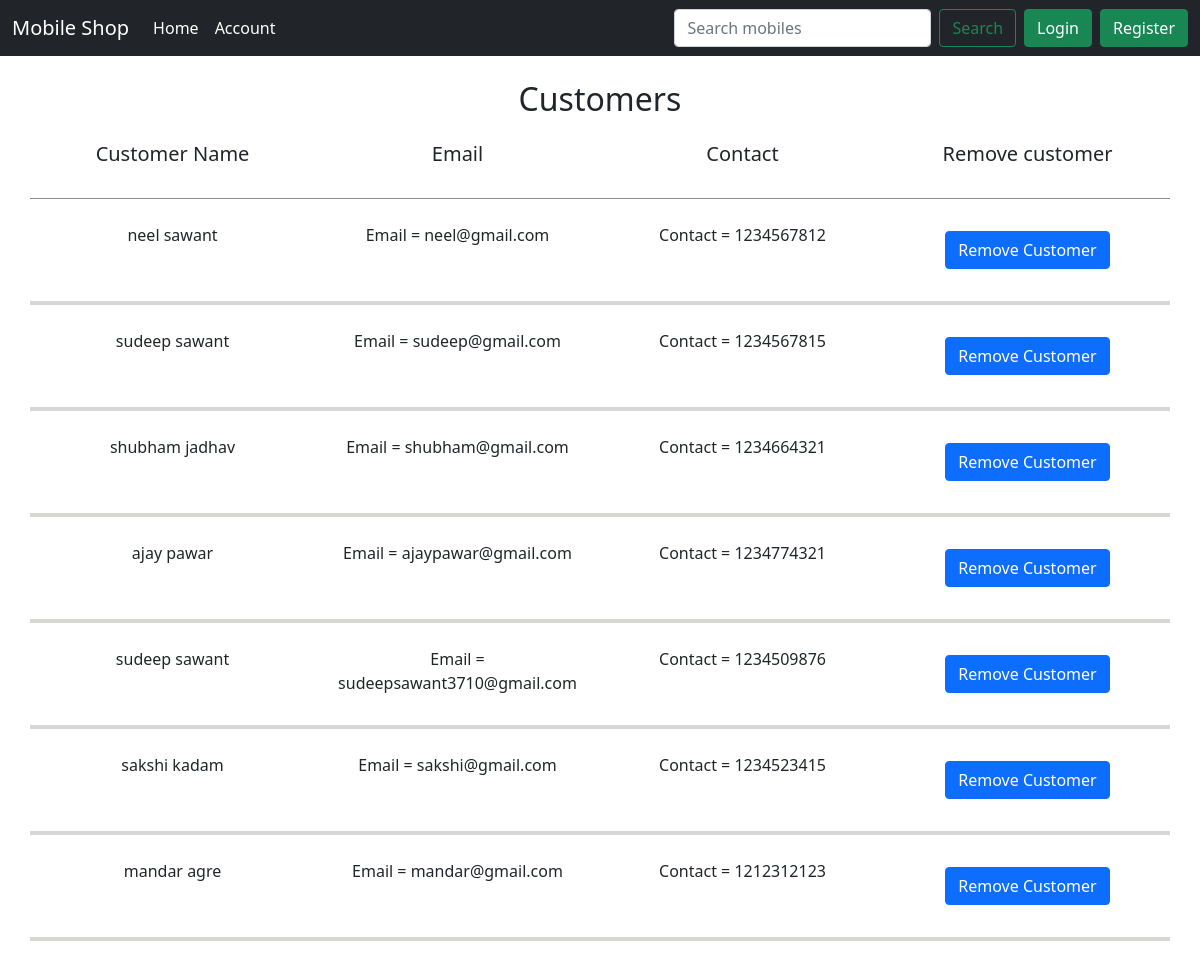
/customers/0/, run on an earlier commit of the app's database.
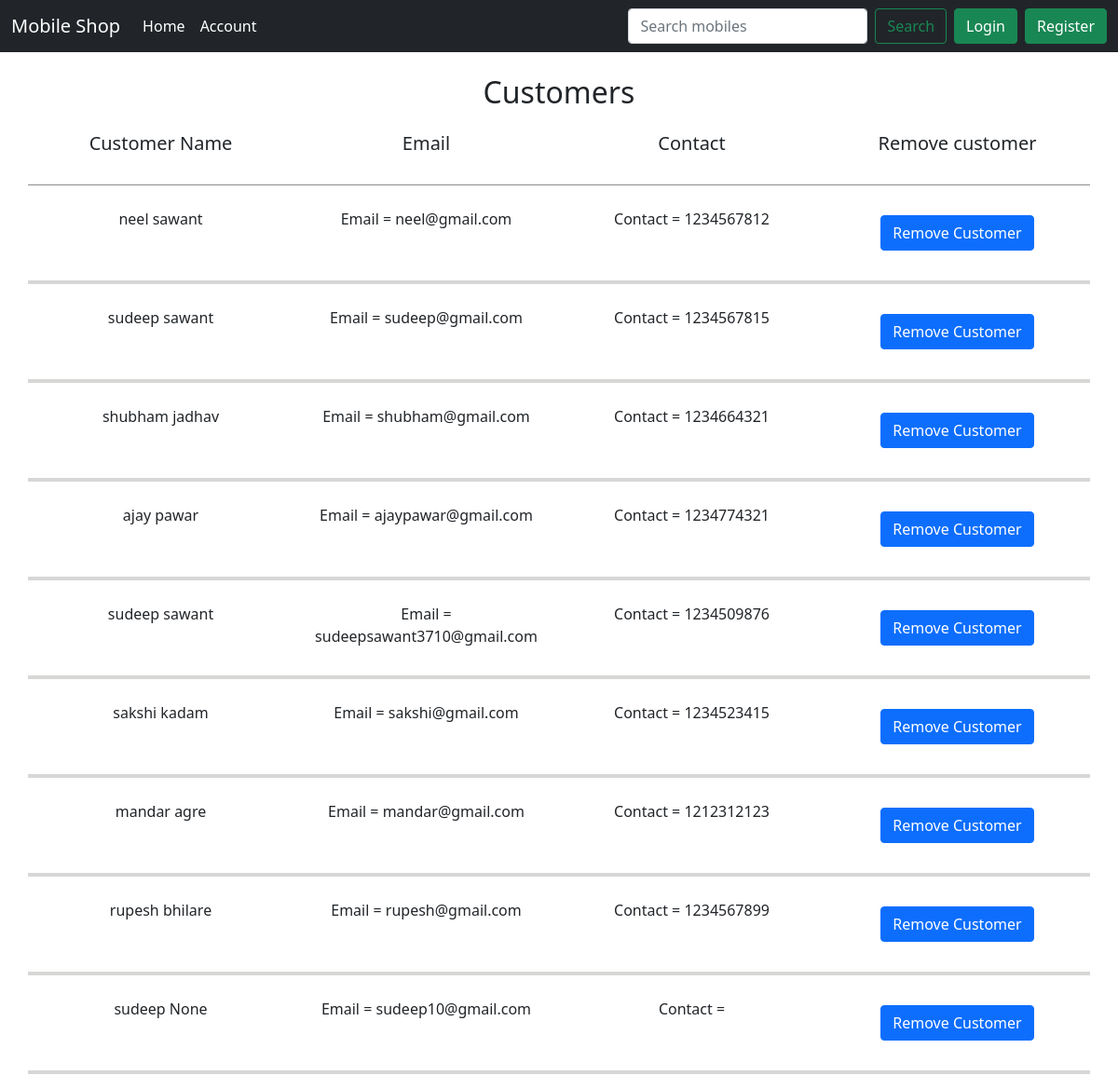
And on a later commit of the database.
### home/models.py (models this page shows, shortened)
class User(AbstractBaseUser, PermissionsMixin):
    id = models.AutoField(primary_key=True)
    email = models.EmailField(_('email address'), unique=True, max_length=150)
    user_name = models.CharField(max_length=15, unique=True)
    first_name = models.CharField(max_length=150, null=False, blank=False)
    last_name = models.CharField(max_length=150, null=True, blank=True)
    joinedOn = models.DateTimeField(default=timezone.now)
    contact = models.CharField(max_length=10, unique=True)
    is_staff = models.BooleanField(default=False)
    is_active = models.BooleanField(default=True)
    objects = CustomAccountManager()
    USERNAME_FIELD = 'email'
    REQUIRED_FIELDS = ['user_name', 'first_name']

### adminapp/views.py (the view)
# urls.py: path('customers/<int:id>/', views.customers, name='customers'),
def customers(request, **kwargs):
    customers = User.objects.filter(~Q(email='admin@gmail.com')).values()
    address_list=[]
    context = {
        'id':kwargs['id'],
        'customers':customers,
    }
    return render(request, 'adminapp/customers.html', context)

### adminapp/templates/adminapp/customers.html (shortened to what this page needs)
{% extends 'home/layout.html' %}
{% load static %}
{% block content %}
<div class="container my-3">
    <div class="my-4"><center><h2>Customers</h2></center></div>
    <div class="row g-4 text-center ">
        <div class="col-3 text-center">
            <h5>Customer Name</h5>
        </div>
        <div class="col-3 text-center">
            <h5>Email</h5>
        </div>
        <div class="col-3 text-center">
            <h5>Contact </h5>
        </div>
        <div class="col-3 text-center">
            <h5>Remove customer </h5>
        </div>
        <div class="orders-divider"></div>
        {% for customer in customers%}
        <div class="col-3">
            <div>{{customer.first_name}} {{customer.last_name}}</div>
        </div>
        <div class="col-3">
            <div>Email = {{customer.email}}</div>
        </div>
        <div class="col-3">
            <div>Contact = {{customer.contact}}</div>
        </div>
        <div class="col-3">
            <form action="{% url 'remove_customer' id %}" method="post">
                <button type="submit" class="btn btn-primary m-2">Remove Customer</button>
            </form>
        </div>
        <div style="height:4px; background-color: rgb(59, 55, 50,0.2);">
        </div>
        {% endfor %}
    </div>
</div>
{% endblock %}

What changed in the data, as far as the page shows it:
added User: first_name "rupesh", last_name "bhilare", email "rupesh@gmail.com", contact "1234567899"
added User: first_name "sudeep", last_name "None", email "sudeep10@gmail.com"
